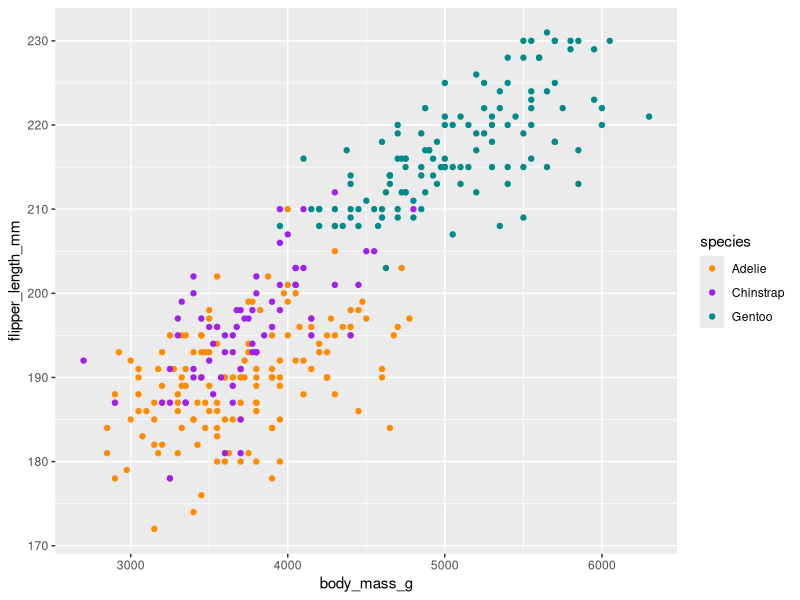

Source code (R): (Note: this script raises an error after producing the figure.)
##~~~~~~~~~~~~~~~~~~~~~~~~~~~~~~~~~~~~~~~~~~~~~~~~~~~~~~~~~~~~~~~~~~~~~~~~~~~~~~
##                            Derivitive practice                           ----
##~~~~~~~~~~~~~~~~~~~~~~~~~~~~~~~~~~~~~~~~~~~~~~~~~~~~~~~~~~~~~~~~~~~~~~~~~~~~~~
#................practice using the function D().................

#create an expression 
my_expression <- expression (5*x^2)

#find the derivitive of the expression with respect to x
my_derivative <- D(expr = my_expression, name = "x")

#evaluate derivitaave at x = 2.8
x <- 2.8

# evaluate!
eval(my_derivative)

#....................another example with D()....................
#find derivitive with respect to x
my_derivative <-D(expr = expression(3.1 * x^4 - 28 * x), name = "x")
my_derivative

#create and store a function
fx <- expression(x^2)

#find the derivative with respect to x
df_dx <- D(expr = fx, name = "x")
df_dx

#....................You Try!....................
#Using the D() function in R:
#1
dg_dz <-D(expr = expression( 2*z^3 - 10.5*z^2 +4.1), name = "z")
dg_dz
#2
dt_dy <-D(expr = expression( (2*y^3 + 1)^4 - 8*y^3), name = "y")
dt_dy

#find the slope of t(y) at a range of values
y <- seq(from = -0.4, to = 2.0, by = 0.1)

#evaluate the slope of T(y) at each of those values
eval(dt_dy)

# plotting example
library(ggplot2)
library(palmerpenguins)

ggplot(data = penguins, aes(x = body_mass_g, y = flipper_length_mm)) + 
  geom_point(aes(color = species)) + scale_color_manual(values = c("darkorange", "purple", "cyan4"))
+ labs(x = "Body mass (g)", y = "Flipper length (mm)", title = "Palmer peguins size meausrments", 
       subtitle = "palmer archipelago, Antartica (2007 - 2009", caption = "collected by Dr. Kristen Gorman") + 
  facet_wrap(~island) + theme_minimal()

#test
